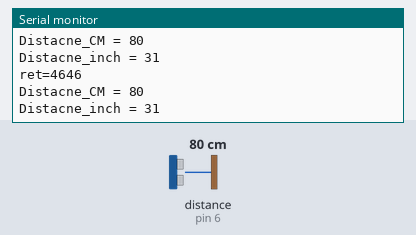
Recording of a sketch running on a simulated Arduino Uno, built with avr-gcc and run on an emulated ATmega328P. On the bench: the last lines printed to the serial monitor. Wiring (inferred from the names in the program): ultrasonic range finder: trigger pin 5; echo pin 6. The test bench sets the inputs (shaded band); at power-on: distance to the obstacle (sensor on pin 6) 80 cm. The echo pulse lasts 58.3 µs per cm.

Above: at 1.2 s.
1.3 s: distance to the obstacle (sensor on pin 6) set to 4 cm
At 1.41 s:
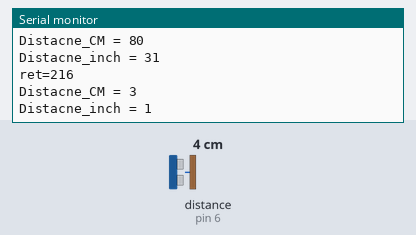
4.3 s: distance to the obstacle (sensor on pin 6) set to 2 cm
At 4.35 s:
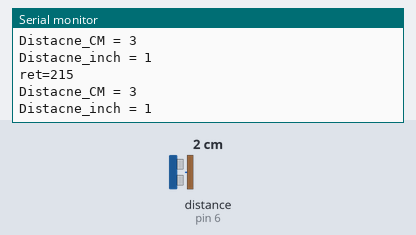
7.3 s: distance to the obstacle (sensor on pin 6) set to 18 cm
At 7.39 s:
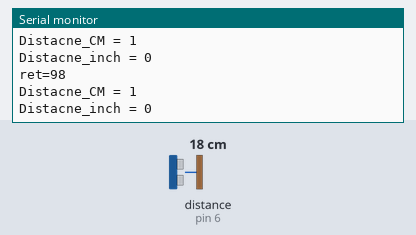
10.3 s: distance to the obstacle (sensor on pin 6) set to 35 cm
At 10.36 s:
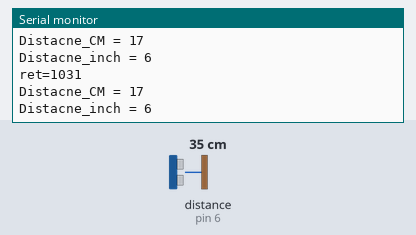
13.3 s: distance to the obstacle (sensor on pin 6) set to 120 cm
At 13.36 s:
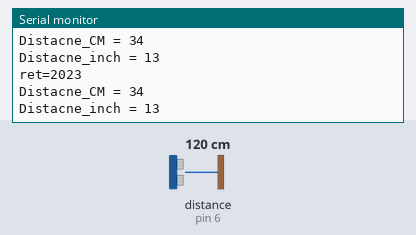
Timing chart, 0 to 16.3 s (numbered marks = the images above; inputs shaded):
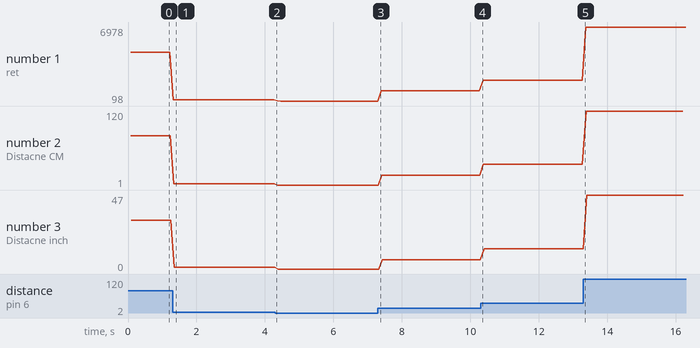

The sketch:

sonic_anemo_try_1.ino
```cpp
/*
 Testing a HC-SR04 Ultrasonic Ranging Module.
 25th september 2014
 by Shahadat Parvez
 http://www.shparvez.net
 Needs:  An arduino and a HC-SR04
 connection:
 Vcc  --> pin 4 of arduino
 Trig --> pin 5 of arduino
 Echo --> pin 6 of arduino
 Gnd  --> pin 7 of arduino
 */
#define vcc 4    // Connecting Vcc pin of HC-SR04 to digital pin 4 of arduino
#define trig 5    // Connecting trig pin of HC-SR04 to digital pin 5 of arduino
#define echo 6    // Connecting echo pin of HC-SR04 to digital pin 6 of arduino
#define gnd 7
// Connecting Ground pin of HC-SR04 to digital pin 7 of arduino


void setup(){
  //Make Vcc and Ground
  pinMode(vcc, OUTPUT);
  digitalWrite(vcc, HIGH);
  pinMode(gnd, OUTPUT);
  digitalWrite(gnd, LOW);

  // Define Trigger and echo
  pinMode(trig,OUTPUT);
  pinMode(echo,INPUT);
  // Serial Begin

  Serial.begin(9600);      // init serial 9600
  Serial.println("-------------------Ultra_Demo_Start---------------------------------");
}

void loop(){
  long microseconds = trig_init();
  Serial.print("ret=");      //
  Serial.println(microseconds);
  long distacne_cm = distance_cm(microseconds);
  Serial.print("Distacne_CM = ");
  Serial.println(distacne_cm);
    long distacne_inch = distance_inch(microseconds);
  Serial.print("Distacne_inch = ");
  Serial.println(distacne_inch);
  delay(100);
}


long trig_init()
{
  digitalWrite(trig, LOW);
  delayMicroseconds(2);
  digitalWrite(trig, HIGH);                 // pull the Trig pin to high level for more than 10us impulse
  delayMicroseconds(10);
  digitalWrite(trig, LOW);
  long microseconds = pulseIn(echo,HIGH);   // waits for the pin to go HIGH, and returns the length of the pulse in microseconds
  return microseconds;                    // return microseconds
}

long distance_cm (long microseconds)
{
  return microseconds / 29 / 2;
}

long distance_inch (long microseconds)
{
  return microseconds / 74 / 2;
}
```

Measured:
- after the input at 1.3 s, the serial monitor: prints a new line at once (image 1)
- plotted number 1: 4646 → 215 after the input at 1.3 s, 215 → 98 after the input at 4.3 s, 98 → 1031 after the input at 7.3 s, 1031 → 2023 after the input at 10.3 s, 2023 → 6978 after the input at 13.3 s
- plotted number 2: 80 → 3 after the input at 1.3 s, 1 → 17 after the input at 7.3 s, 17 → 34 after the input at 10.3 s, 34 → 120 after the input at 13.3 s
- plotted number 3: 31 → 1 after the input at 1.3 s, 1 → 0 after the input at 4.3 s, 0 → 6 after the input at 7.3 s, 6 → 13 after the input at 10.3 s, 13 → 47 after the input at 13.3 s
